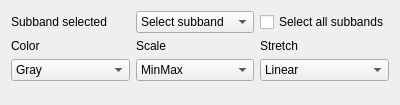
<?xml version="1.0" encoding="UTF-8"?>
<ui version="4.0">
 <class>styleManager</class>
 <widget class="QDialog" name="styleManager">
  <property name="geometry">
   <rect>
    <x>0</x>
    <y>0</y>
    <width>400</width>
    <height>105</height>
   </rect>
  </property>
  <property name="windowTitle">
   <string>styleManager</string>
  </property>
  <layout class="QGridLayout" name="gridLayout_2">
   <item row="0" column="0">
    <layout class="QGridLayout" name="gridLayout">
     <item row="0" column="0">
      <widget class="QLabel" name="label">
       <property name="text">
        <string>Subband selected</string>
       </property>
      </widget>
     </item>
     <item row="1" column="2">
      <layout class="QFormLayout" name="formLayout_3">
       <property name="rowWrapPolicy">
        <enum>QFormLayout::WrapAllRows</enum>
       </property>
       <item row="0" column="0">
        <widget class="QLabel" name="stretchLabel">
         <property name="text">
          <string>Stretch</string>
         </property>
        </widget>
       </item>
       <item row="0" column="1">
        <widget class="QComboBox" name="stretchComboBox">
         <item>
          <property name="text">
           <string>Linear</string>
          </property>
         </item>
         <item>
          <property name="text">
           <string>Sqrt</string>
          </property>
         </item>
         <item>
          <property name="text">
           <string>Log</string>
          </property>
         </item>
        </widget>
       </item>
      </layout>
     </item>
     <item row="1" column="0">
      <layout class="QFormLayout" name="formLayout">
       <property name="rowWrapPolicy">
        <enum>QFormLayout::WrapAllRows</enum>
       </property>
       <item row="0" column="0">
        <widget class="QLabel" name="colorLabel">
         <property name="text">
          <string>Color</string>
         </property>
        </widget>
       </item>
       <item row="0" column="1">
        <widget class="QComboBox" name="colorComboBox">
         <item>
          <property name="text">
           <string>Gray</string>
          </property>
         </item>
         <item>
          <property name="text">
           <string>Accent</string>
          </property>
         </item>
         <item>
          <property name="text">
           <string>Heat</string>
          </property>
         </item>
         <item>
          <property name="text">
           <string>Rainbow</string>
          </property>
         </item>
         <item>
          <property name="text">
           <string>CoolWarm</string>
          </property>
         </item>
        </widget>
       </item>
      </layout>
     </item>
     <item row="1" column="1">
      <layout class="QFormLayout" name="formLayout_4">
       <property name="rowWrapPolicy">
        <enum>QFormLayout::WrapAllRows</enum>
       </property>
       <item row="0" column="0">
        <widget class="QLabel" name="scaleLabel">
         <property name="text">
          <string>Scale</string>
         </property>
        </widget>
       </item>
       <item row="0" column="1">
        <widget class="QComboBox" name="scaleComboBox">
         <item>
          <property name="text">
           <string>MinMax</string>
          </property>
         </item>
         <item>
          <property name="text">
           <string>ZScale</string>
          </property>
         </item>
        </widget>
       </item>
      </layout>
     </item>
     <item row="0" column="1">
      <widget class="QComboBox" name="subbandComboBox">
       <item>
        <property name="text">
         <string>Select subband</string>
        </property>
       </item>
       <item>
        <property name="text">
         <string>1 Short</string>
        </property>
       </item>
       <item>
        <property name="text">
         <string>1 Medium</string>
        </property>
       </item>
       <item>
        <property name="text">
         <string>1 Long</string>
        </property>
       </item>
       <item>
        <property name="text">
         <string>2 Short</string>
        </property>
       </item>
       <item>
        <property name="text">
         <string>2 Medium</string>
        </property>
       </item>
       <item>
        <property name="text">
         <string>2 Long</string>
        </property>
       </item>
       <item>
        <property name="text">
         <string>3 Short</string>
        </property>
       </item>
       <item>
        <property name="text">
         <string>3 Medium</string>
        </property>
       </item>
       <item>
        <property name="text">
         <string>3 Long</string>
        </property>
       </item>
       <item>
        <property name="text">
         <string>4 Short</string>
        </property>
       </item>
       <item>
        <property name="text">
         <string>4 Medium</string>
        </property>
       </item>
       <item>
        <property name="text">
         <string>4 Long</string>
        </property>
       </item>
      </widget>
     </item>
     <item row="0" column="2">
      <widget class="QCheckBox" name="allSubbandsCheckBox">
       <property name="text">
        <string>Select all subbands</string>
       </property>
      </widget>
     </item>
    </layout>
   </item>
  </layout>
 </widget>
 <resources/>
 <connections/>
</ui>
